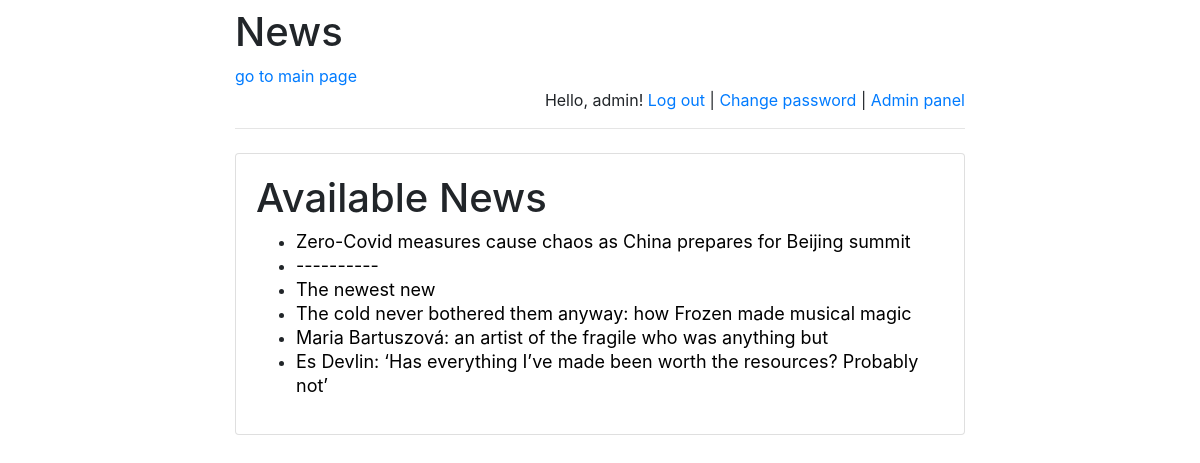
Page /news/ (signed in) on the committed database.
### news/models.py (models this page shows)
class News(models.Model):
    title = models.CharField(max_length=255)
    pub_date = models.DateTimeField('date published')
    text = models.TextField(blank=False)

### news/views.py (the view)
# urls.py: path(r'', views.index, name='index'),
def index(request):
    message = None
    if "message" in request.GET:
        message = request.GET["message"]
    return render(
        request,
        "index.html",
        {
            "latest_news":
                News.objects.order_by('-pub_date')[:10],
            "message": message
        }
    )

### templates/index.html (shortened to what this page needs)
{% extends 'base.html' %}
{% block main %}
    <h1>Available News</h1>
    {% if latest_news %}
        <ul>
            {% for news in latest_news %}
                <li>
                    <a href="/news/{{ news.id }}" style="color: black; font-size: 18px; line-height: 24px;">
                        {{ news.title }}
                    </a>
                </li>
            {% endfor %}
        </ul>
    {% else %}
        <p>No news are available right now.</p>
    {% endif %}
{% endblock %}

### templates/base.html (shortened to what this page needs)
<!doctype html>
<html lang="en">
<head>
    <link rel="stylesheet"
href="https://stackpath.bootstrapcdn.com/bootstrap/4.1.3/css/bootstrap.min.css">
</head>
<body>
<div class="container">
    <div class="row justify-content-center">
        <div class="col-8">
            <h1 class="mt-2">News</h1><a href="/news/">go to main page</a>
            {% if user.is_authenticated %}
                <p class="text-right">
                    Hello, {{ user.username }}!
                    <a href="/news/logout">Log out</a> |
                    <a href="/news/password-change">Change password</a>
                    {% if user.is_staff %}
                        | <a href="/news/admin">Admin panel</a>
                    {% endif %}
                </p>
            {% else %}
                <p class="text-right">
                    <a href="/news/login">Log in</a> |
                    <a href="/news/register">Register</a>
                </p>
            {% endif %}
            <hr class="mt-0 mb-4">
            <div class="card">
                <div class="card-body">
                    {% block main %}
                    {% endblock %}
                </div>
            </div>
        </div>
    </div>
</div>
</body>
</html>

### rows in the picture
News: title "Zero-Covid measures cause chaos as China prepares for Beijing summit"
News: title "----------"
News: title "The newest new"
News: title "The cold never bothered them anyway: how Frozen made musical magic"
News: {{ news.id }} 2 (drawn), title "Maria Bartuszová: an artist of the fragile who was anything but"
News: title "Es Devlin: ‘Has everything I’ve made been worth the resources? Probably not’"

### other values in the picture
{{ user.username }} "admin"
